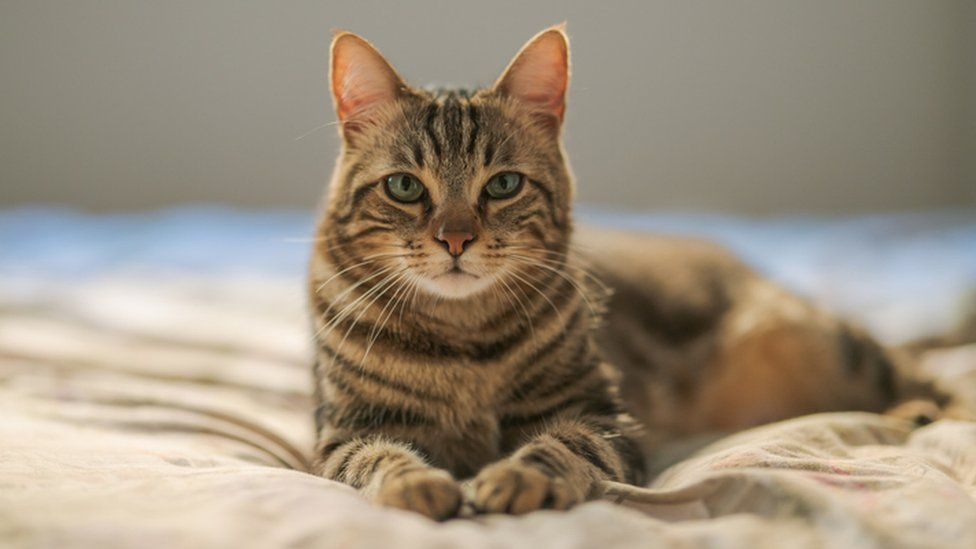
#> input picture Task-2 Image to Pencil Sketch with Python/cat.jpg, 976 x 549 px, found by its file name
$ python main.py
#> lines starting #> are read from the running program, lines starting #| are printed output that depends on the picture
'''
    LGMVIP Data Science Internship
    Task2- Image to Pencil Sketch with Python
    Author : Taabish Farid Khan
'''

# Importing Libraries
import cv2

# Getting image location and filename
location = '/home/taabish/Documents/LGMVIP/Task2-Image to Pencil Sketch with Python/'
filename = 'cat.jpg'


# CREATING IMAGES


# Reading the original image
image = cv2.imread(location + filename)
#> image is the input picture: shape (549, 976, 3); mean B, G, R 124.7, 142.7, 155.4

# Reading the black and white image
bw_image = cv2.cvtColor(image, cv2.COLOR_BGR2GRAY)
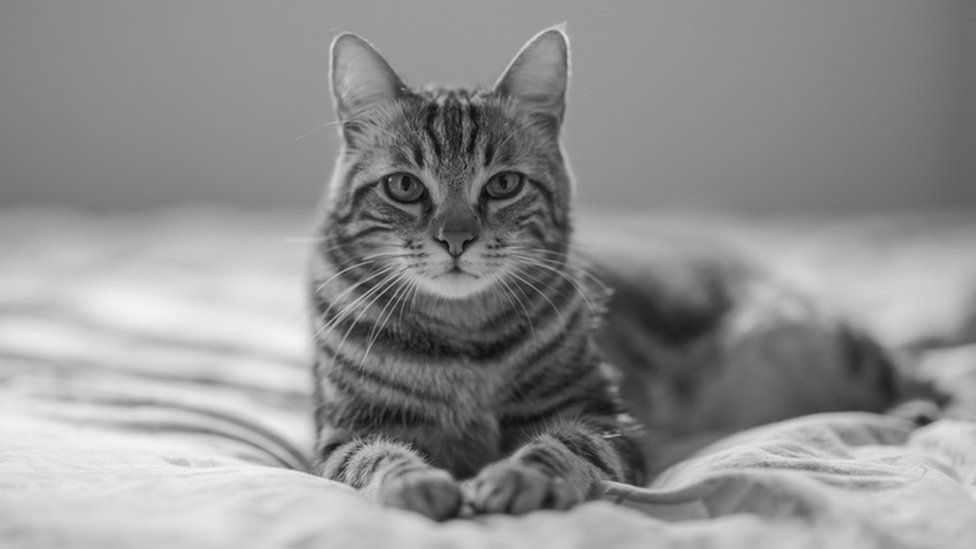
#> bw_image: shape (549, 976); min 3, max 244, mean 144.4

# Inverting the image
inverted_image = 255 - bw_image
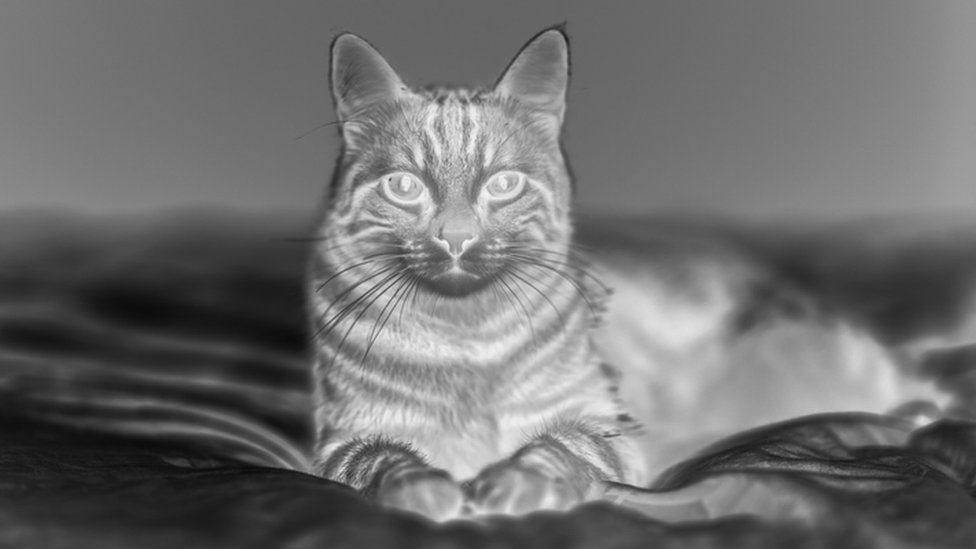
#> inverted_image: shape (549, 976); min 11, max 252, mean 110.6

# Blurring the image
blurred_image = cv2.GaussianBlur(inverted_image, (21,21), 0)

# Inverting the blurred image
inverted_blurred_image = 255 - blurred_image

# Creating the Pencil Sketch image
pencil_sketch_image = cv2.divide(bw_image, inverted_blurred_image, scale=256.0)
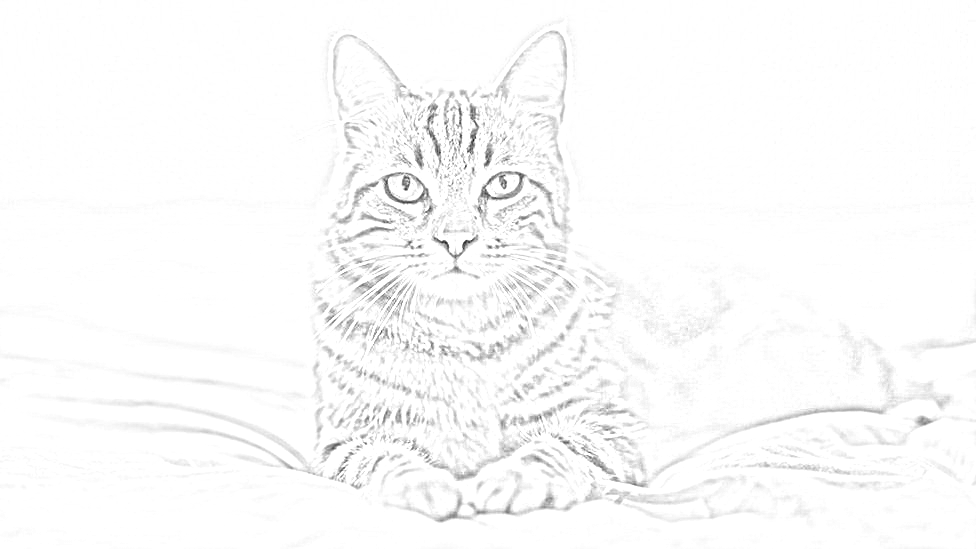
#> pencil_sketch_image: shape (549, 976); min 15, max 255, mean 250.4


# DISPLAYING IMAGES


# Displaying the Original Image
cv2.imshow('Original Image', image)

# Displaying the Black and White Image
cv2.imshow('B&W Image', bw_image)

# Displaying the Inverted Image
cv2.imshow('Inverted Image', inverted_image)

# Displaying the Blurred Image
cv2.imshow('Blurred Image', blurred_image)

# Displaying the Inverted Blurred Image
cv2.imshow('Inverted Blurred Image', inverted_blurred_image)

# Displaying the Pencil Sketch Image
cv2.imshow('Pencil Sketch Image', pencil_sketch_image)


cv2.waitKey(0)
